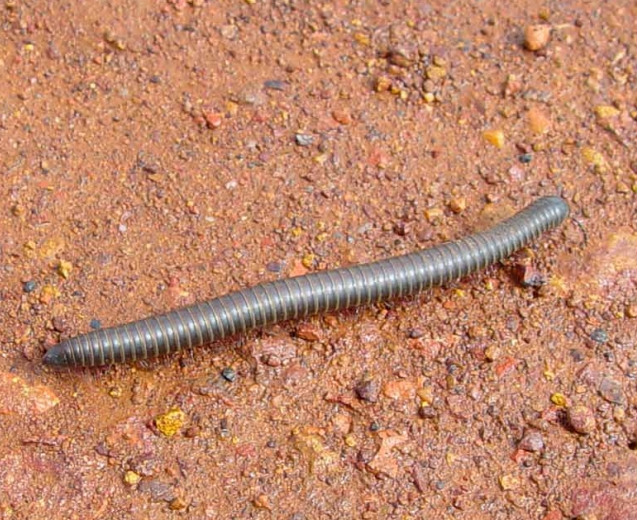
#> input picture NEGATIVE/A.jpg, 637 x 520 px
$ python behindthecode_PreProcess_IMG.py
#> lines starting #> are read from the running program, lines starting #| are printed output that depends on the picture
import math
import random
import numpy as np
import cv2
from scipy.ndimage.interpolation import shift, zoom
from scipy.ndimage import rotate

def flip_img(img, flip_axis):
        """flip img along specified axis(x or y)"""
        return np.flip(img, flip_axis)

def shift_img(img, shift_range, shift_axis):
        """shift img by specified range along specified axis(x or y)"""
        shift_lst = [0] * img.ndim
        shift_lst[shift_axis] = math.floor(shift_range * img.shape[shift_axis])
        return shift(img, shift=shift_lst, cval=0)

def resize_img(img, scale_percent):
        """Resize image using """
        width = int(img.shape[1] * scale_percent / 100)
        height = int(img.shape[0] * scale_percent / 100)
        dim = (width, height)
        zoomed = cv2.resize(img, dim, interpolation = cv2.INTER_AREA)
        return zoomed

def rotate_img(img, rotate_axis,rotate_angle):
        """rotate img by specified range along specified axis(x or y)"""
        return rotate(img, axes=rotate_axis, angle=rotate_angle, cval=0.0, reshape=False)

def sharpen_img(img):
        #Edge enhance
        kernel = np.array([[-1,-1,-1,-1,-1],
                    [-1,2,2,2,-1],
                    [-1,2,8,2,-1],
                    [-2,2,2,2,-1],
                    [-1,-1,-1,-1,-1]])/8.0
        result=cv2.filter2D(img,-1,kernel)
        return result

def adjust_gamma_img(img, gamma):
        invGamma = 1.0 / gamma
        table = np.array([((i / 255.0) ** invGamma) * 255 for i in np.arange(0, 256)]).astype("uint8")
        return cv2.LUT(img, table)


namefile="NEGATIVE/A"
formatfile=".jpg"


img = cv2.imread(namefile+formatfile)
#> img is the input picture: shape (520, 637, 3); mean B, G, R 107.3, 135.5, 191.6


scale_percent = 30
width = int(img.shape[1] * scale_percent / 100)
#> width = 191
height = int(img.shape[0] * scale_percent / 100)
#> height = 156
dim = (width, height)
#> dim = (191, 156)


#img = cv2.cvtColor(img,cv2.COLOR_BGR2GRAY)

flip = flip_img(img, 0)
#> in flip_img, `return np.flip(img, flip_axis)`:
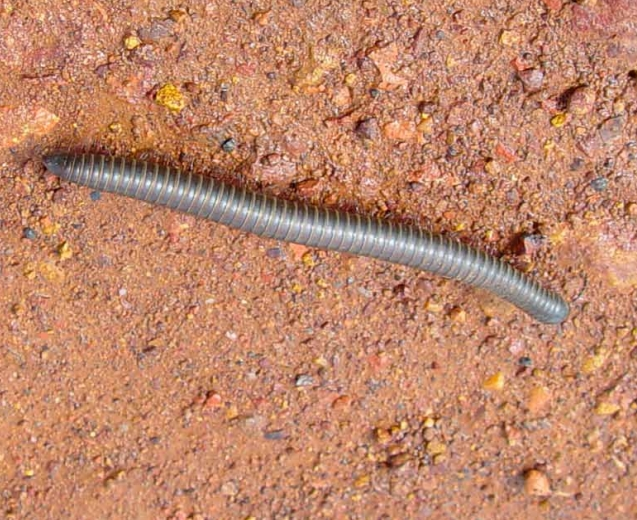
#> returned value: shape (520, 637, 3); mean of channels 0, 1, 2 107.3, 135.5, 191.6; drawn as B, G, R
shift = shift_img(img, 0.05, 1)
#> in shift_img, `return shift(img, shift=shift_lst, cval=0)`:
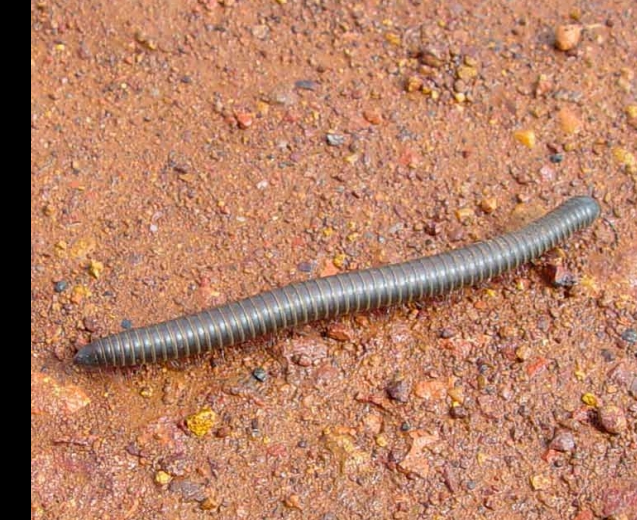
#> returned value: shape (520, 637, 3); mean of channels 0, 1, 2 101.6, 128.6, 182; drawn as B, G, R
resize = resize_img(img,  100)
rotate = rotate_img(img, (0,1), 180)
#> in rotate_img, `return rotate(img, axes=rotate_axis, angle=rotate_angle, cval=0.0, res..`:
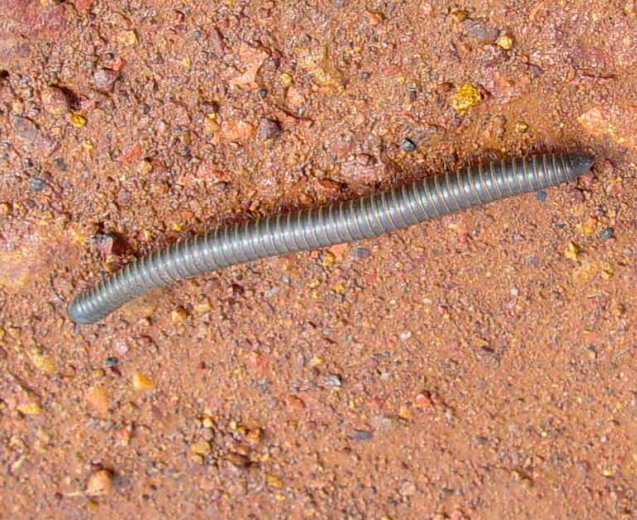
#> returned value: shape (520, 637, 3); mean of channels 0, 1, 2 107.3, 135.5, 191.6; drawn as B, G, R
sharpen = sharpen_img(img)
#> in sharpen_img, `result=cv2.filter2D(img,-1,kernel)`:
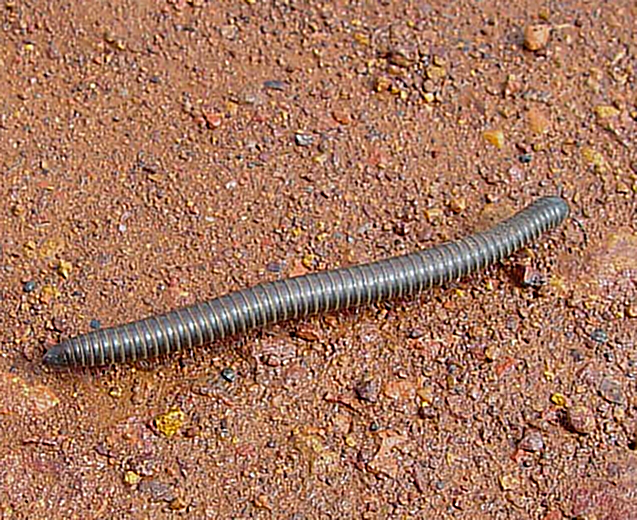
#> result: shape (520, 637, 3); mean B, G, R 94.7, 118.8, 167.3
gammaadjusted = adjust_gamma_img(img, 0.8)
#> in adjust_gamma_img, `return cv2.LUT(img, table)`:
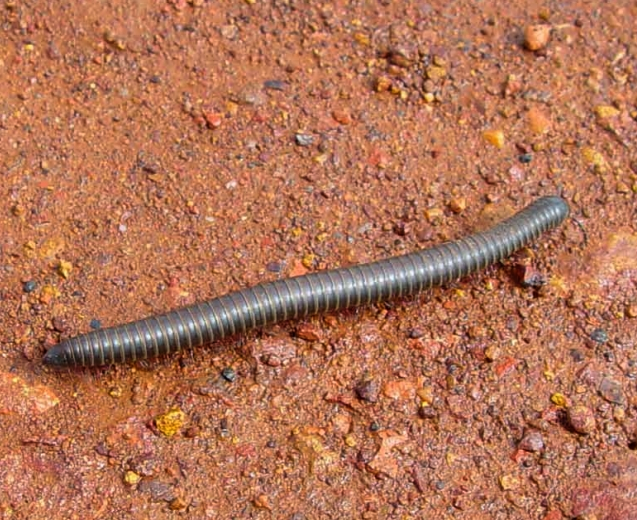
#> returned value: shape (520, 637, 3); mean of channels 0, 1, 2 87.3, 116.2, 178.9; drawn as B, G, R

'''cv2.imshow("IMG",img)
cv2.imshow("flip",flip)
cv2.imshow("shift",shift)
cv2.imshow("resize",resize)
cv2.imshow("rotate",rotate)
cv2.imshow("sharpen",sharpen)
cv2.imshow("gammaadjusted",gammaadjusted)'''

cv2.imwrite(namefile+"flip.jpg",flip)
cv2.imwrite(namefile+"_shift.jpg",shift)
cv2.imwrite(namefile+"_resize.jpg",resize)
cv2.imwrite(namefile+"_rotate.jpg",rotate)
cv2.imwrite(namefile+"_sharpen.jpg",sharpen)
cv2.imwrite(namefile+"_gammaadjusted.jpg",gammaadjusted)

cv2.waitKey(0)

$ run again, with NEGATIVE/B.jpg copied over NEGATIVE/A.jpg
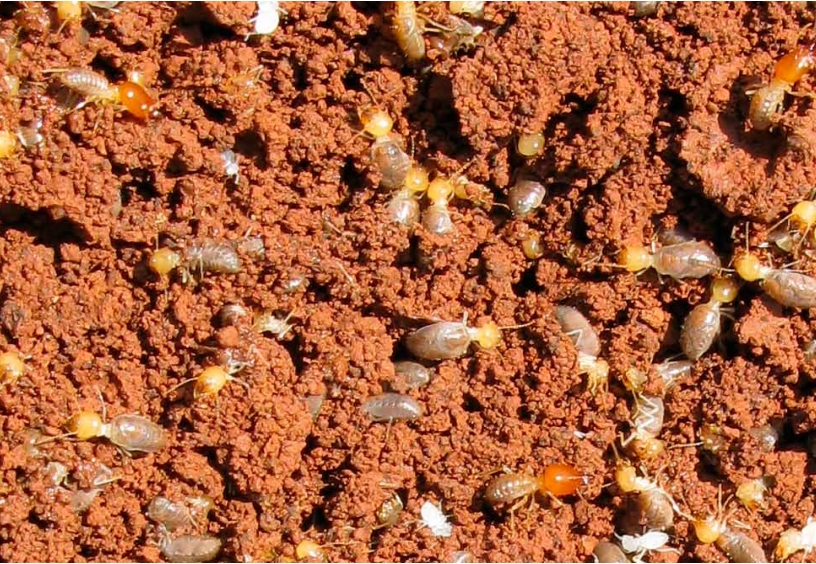
#> input picture NEGATIVE/B.jpg, 816 x 564 px
#> img is the input picture: shape (564, 816, 3); mean B, G, R 60.8, 96.7, 169.9
#> in sharpen_img, `result=cv2.filter2D(img,-1,kernel)`:
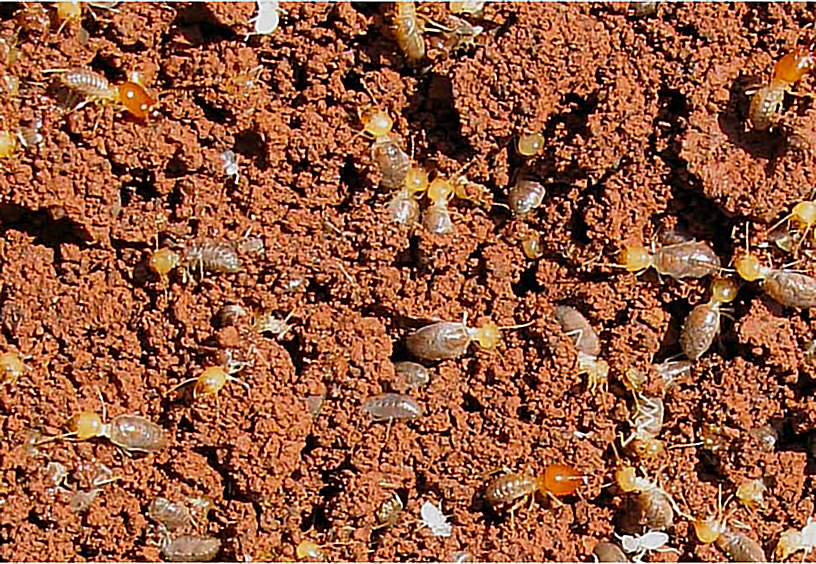
#> result: shape (564, 816, 3); mean B, G, R 60.4, 89.3, 147.5
#> in adjust_gamma_img, `return cv2.LUT(img, table)`:
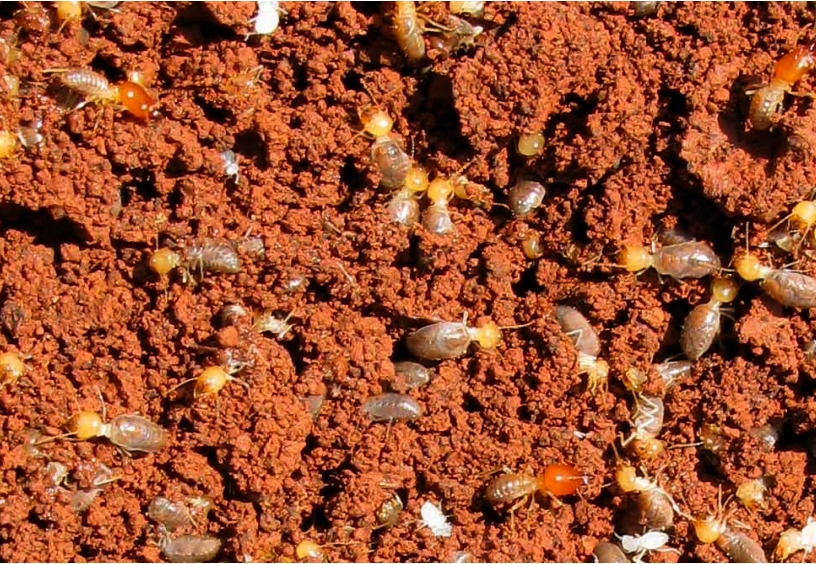
#> returned value: shape (564, 816, 3); mean of channels 0, 1, 2 46.3, 80, 157.2; drawn as B, G, R
